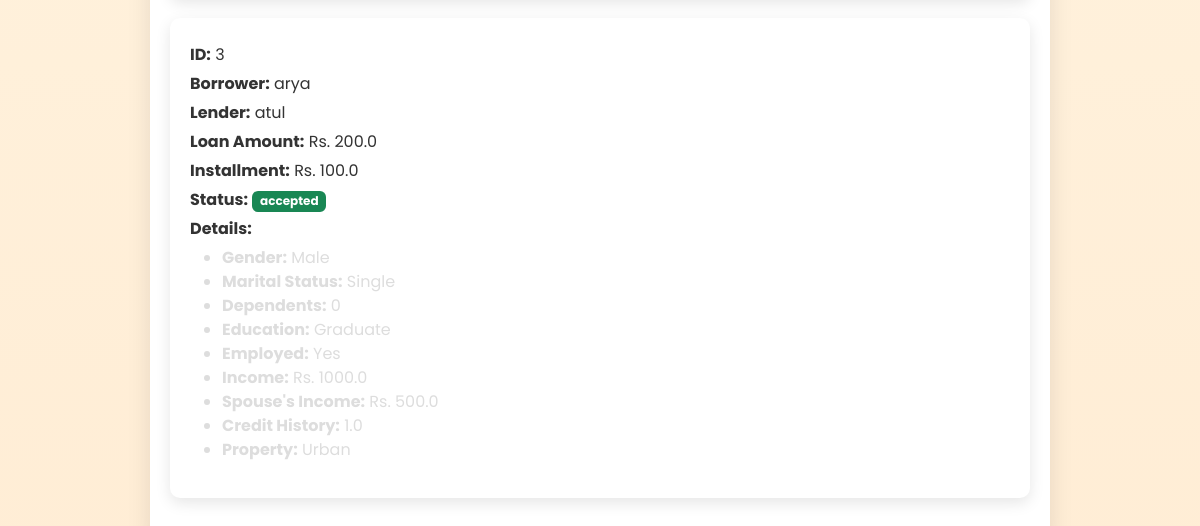
Page /admin/loans (signed in, lower part) on the earlier database version.
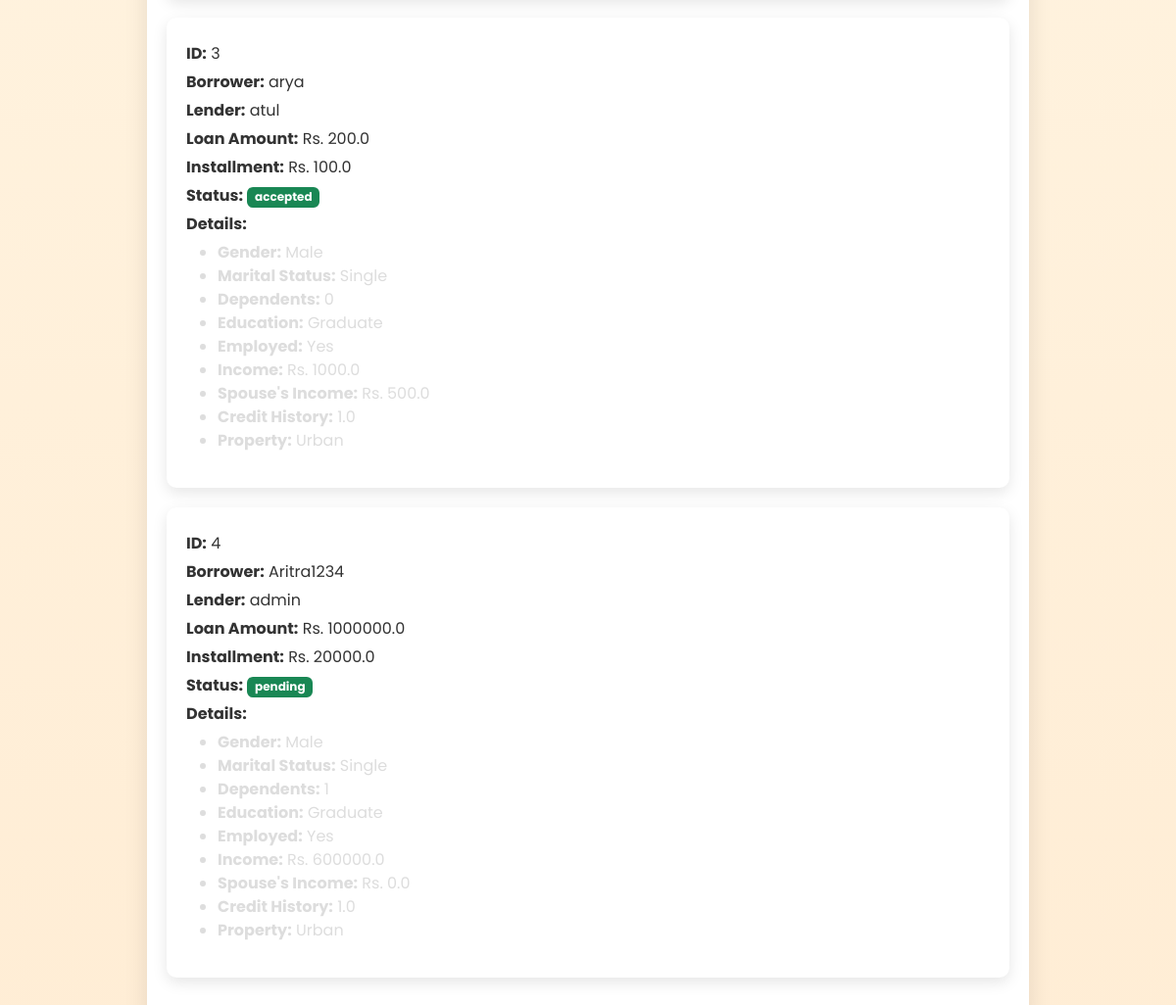
Same page on the later database version.
### app.py (models this page shows)
class LoanRequest(db.Model):
    id = db.Column(db.Integer, primary_key=True)
    borrower_id = db.Column(db.Integer, db.ForeignKey('user.id'), nullable=False)
    lender_username = db.Column(db.String(150), nullable=False)
    userGender = db.Column(db.String(50))              # Gender
    maritalStatus = db.Column(db.String(50))        # Marital Status
    dependentsNo = db.Column(db.String(50))         # Dependents
    educationLevel = db.Column(db.String(50))            # Education
    employeeStatus = db.Column(db.String(50))           # Employed
    userIncome = db.Column(db.Float)                    # Income
    spouseIncome = db.Column(db.Float)            # Spouse's Income
    loanAmount = db.Column(db.Float)               # Loan Amount
    loanInstallment = db.Column(db.Float)         # Monthly Installment
    creditHistory = db.Column(db.Float)        # Credit History
    propertyStatus = db.Column(db.String(50))              # Property
    status = db.Column(db.String(50), default="pending")  # pending, accepted, rejected, withdrawn
    borrower = db.relationship('User', backref=db.backref('loan_requests', lazy=True))

class User(db.Model):
    id = db.Column(db.Integer, primary_key=True)
    username = db.Column(db.String(150), unique=True, nullable=False)
    password = db.Column(db.String(200), nullable=False)
    is_admin = db.Column(db.Boolean, default=False)
    is_blocked = db.Column(db.Boolean, default=False)

### app.py (the view)
@app.route('/admin/loans')
def admin_loans():
    if not admin_required():
        flash('Admin access required!')
        return redirect(url_for('dashboard'))
    loans = LoanRequest.query.all()
    return render_template('admin_loans.html', loans=loans)

### app.py (called while the page is built)
def admin_required():
    if 'user' not in session:
        return False
    user = User.query.filter_by(username=session['user']).first()
    return user and user.is_admin

### templates/admin_loans.html (shortened to what this page needs)
<!DOCTYPE html>
<html lang="en" data-theme="light">
<head>
  <link href="https://cdn.jsdelivr.net/npm/bootstrap@5.2.3/dist/css/bootstrap.min.css" rel="stylesheet">
</head>
<body>
  <div class="container">
    {% for loan in loans %}
    <div class="loan-card">
      <p><strong>ID:</strong> {{ loan.id }}</p>
      <p><strong>Borrower:</strong> {{ loan.borrower.username }}</p>
      <p><strong>Lender:</strong> {{ loan.lender_username }}</p>
      <p><strong>Loan Amount:</strong> Rs. {{ loan.loanAmount }}</p>
      <p><strong>Installment:</strong> Rs. {{ loan.loanInstallment }}</p>
      <p><strong>Status:</strong> <span class="badge bg-success">{{ loan.status }}</span></p>
      <p><strong>Details:</strong></p>
      <ul>
        <li><strong>Gender:</strong> {{ loan.userGender }}</li>
        <li><strong>Marital Status:</strong> {{ loan.maritalStatus }}</li>
        <li><strong>Dependents:</strong> {{ loan.dependentsNo }}</li>
        <li><strong>Education:</strong> {{ loan.educationLevel }}</li>
        <li><strong>Employed:</strong> {{ loan.employeeStatus }}</li>
        <li><strong>Income:</strong> Rs. {{ loan.userIncome }}</li>
        <li><strong>Spouse's Income:</strong> Rs. {{ loan.spouseIncome }}</li>
        <li><strong>Credit History:</strong> {{ loan.creditHistory }}</li>
        <li><strong>Property:</strong> {{ loan.propertyStatus }}</li>
      </ul>
    </div>
    {% endfor %}
  </div>
</body>
</html>

### templates/admin_loans.html (style rules this page uses)
:root { --primary-color: #007bff; --secondary-color: #6c757d; --bg-light: #f4f7f6; --bg-dark: #121212; --text-light: #000; --text-dark: #f4f7f6; }
body { font-family: 'Poppins', sans-serif; background: linear-gradient(to bottom, #fff7e6, #ffedd5); color: var(--text-light); margin: 0; padding: 0; transition: all 0.4s ease-in-out; }
.container { max-width: 900px; margin: 40px auto; padding: 20px; background: #fff; border-radius: 12px; box-shadow: 0px 10px 25px rgba(0, 0, 0, 0.1); transition: all 0.3s ease-in-out; }
.loan-card { padding: 20px; border-radius: 10px; margin-bottom: 20px; background: #fff; box-shadow: 0px 5px 15px rgba(0, 0, 0, 0.1); transition: all 0.3s ease-in-out; animation: fadeIn 0.8s ease-in-out; }
.loan-card p { margin: 5px 0; font-size: 1rem; color: #333; }
[data-theme="dark"] .loan-card p, .loan-card li { color: #ddd; }

Differences in the rows shown:
added LoanRequest: id "4", borrower.username "Aritra1234", lender_username "admin", loanAmount "1000000.0", loanInstallment "20000.0", status "pending", userGender "Male", maritalStatus "Single", dependentsNo "1", educationLevel "Graduate", employeeStatus "Yes", userIncome "600000.0", spouseIncome "0.0", creditHistory "1.0", propertyStatus "Urban"
